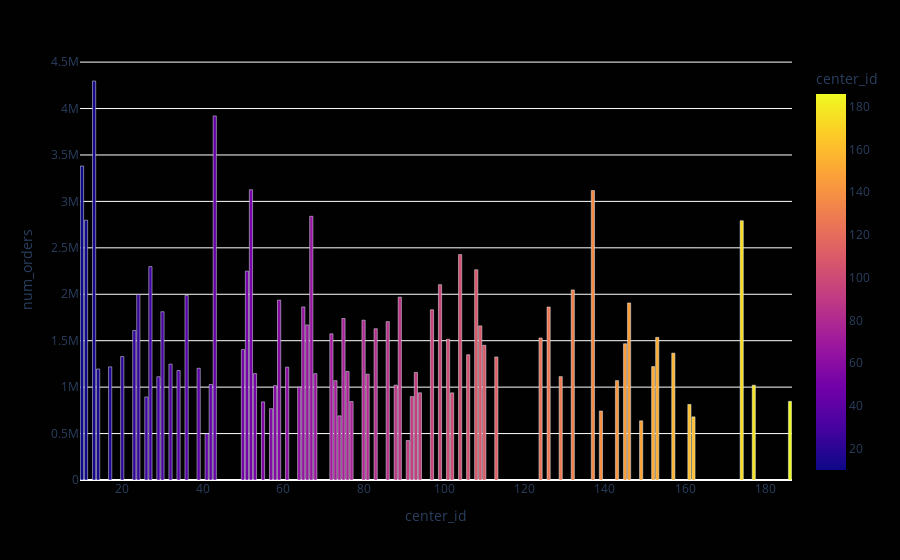

Write notebook code for a chart like this one.
### Code cell
import plotly.express as px
fig = px.bar(center_id, x="center_id", y="num_orders", color='center_id')
fig.update_layout({
'plot_bgcolor': 'rgba(1, 1, 1, 1)',
'paper_bgcolor': 'rgba(1, 1, 1, 1)',
})

fig.show()

### Figure 1 — Plotly figure (JSON) as saved in the notebook; plotly's stock layout.template omitted (floating-point values rounded to 4 significant figures)
{"data": [{"alignmentgroup": "True", "hovertemplate": "center_id=%{marker.color}<br>num_orders=%{y}<extra></extra>", "legendgroup": "", "marker": {"color": [10, 11, 13, 14, 17, 20, 23, 24, 26, 27, 29, 30, 32, 34, 36, 39, 41, 42, 43, 50, 51, 52, 53, 55, 57, 58, 59, 61, 64, 65, 66, 67, 68, 72, 73, 74, 75, 76, 77, 80, 81, 83, 86, 88, 89, 91, 92, 93, 94, 97, 99, 101, 102, 104, 106, 108, 109, 110, 113, 124, 126, 129, 132, 137, 139, 143, 145, 146, 149, 152, 153, 157, 161, 162, 174, 177, 186], "coloraxis": "coloraxis", "pattern": {"shape": ""}}, "name": "", "offsetgroup": "", "orientation": "v", "showlegend": false, "textposition": "auto", "type": "bar", "x": [10, 11, 13, 14, 17, 20, 23, 24, 26, 27, 29, 30, 32, 34, 36, 39, 41, 42, 43, 50, 51, 52, 53, 55, 57, 58, 59, 61, 64, 65, 66, 67, 68, 72, 73, 74, 75, 76, 77, 80, 81, 83, 86, 88, 89, 91, 92, 93, 94, 97, 99, 101, 102, 104, 106, 108, 109, 110, 113, 124, 126, 129, 132, 137, 139, 143, 145, 146, 149, 152, 153, 157, 161, 162, 174, 177, 186], "xaxis": "x", "y": [3381018, 2797300, 4296545, 1195108, 1218319, 1329112, 1609906, 1997535, 894009, 2297698, 1111585, 1812167, 1247195, 1178897, 1987250, 1202982, 497338, 1028714, 3920294, 1404232, 2249169, 3125835, 1145963, 841246, 768013, 1015920, 1937221, 1214982, 999063, 1863630, 1669741, 2839493, 1144901, 1573788, 1069680, 691044, 1739081, 1168739, 844520, 1721200, 1139199, 1628964, 1705643, 1021589, 1969200, 425160, 898613, 1158164, 939053, 1833427, 2103282, 1515771, 938582, 2427542, 1349175, 2264042, 1659568, 1451046, 1325039, 1529024, 1863012, 1113421, 2046793, 3117478, 743148, 1070338, 1467295, 1906535, 637527, 1221941, 1536242, 1366290, 813948, 680255, 2792587, 1021177, 846982], "yaxis": "y"}], "layout": {"barmode": "relative", "coloraxis": {"colorbar": {"title": {"text": "center_id"}}, "colorscale": [[0, "#0d0887"], [0.1111, "#46039f"], [0.2222, "#7201a8"], [0.3333, "#9c179e"], [0.4444, "#bd3786"], [0.5556, "#d8576b"], [0.6667, "#ed7953"], [0.7778, "#fb9f3a"], [0.8889, "#fdca26"], [1, "#f0f921"]]}, "legend": {"tracegroupgap": 0}, "margin": {"t": 60}, "paper_bgcolor": "rgba(1, 1, 1, 1)", "plot_bgcolor": "rgba(1, 1, 1, 1)", "xaxis": {"anchor": "y", "domain": [0, 1], "title": {"text": "center_id"}}, "yaxis": {"anchor": "x", "domain": [0, 1], "title": {"text": "num_orders"}}}}
